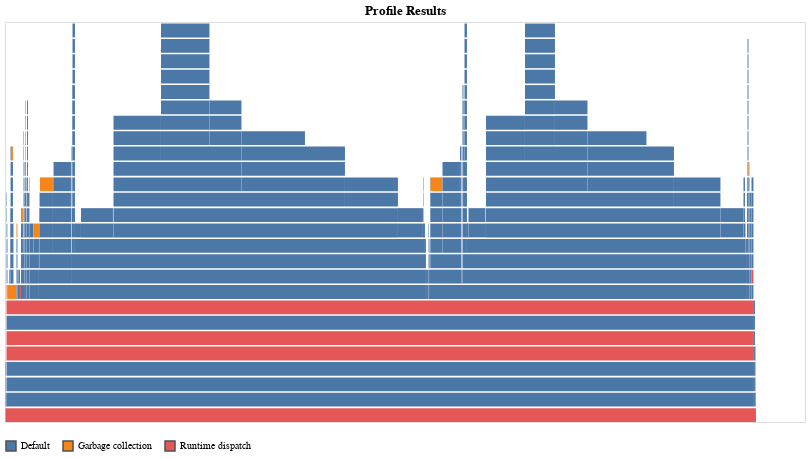

The notebook cell this image was saved under:
### Code cell
@profile main("/home/debr/codejams/julia/work/2017/WF/F.in")
Profile.clear()
@profile main("/home/debr/codejams/julia/work/2017/WF/F.in2")
ProfileVega.view()

### Figure 1 — Vega-Lite specification as saved in the notebook (floating-point values rounded to 4 significant figures; data arrays with more than 128 entries replaced by an {"elided": "..."} marker saying what was removed)
{"data": {"values": {"elided": "388 records"}}, "encoding": {"color": {"field": "status", "legend": {"orient": "bottom", "title": null}, "type": "nominal"}, "fillOpacity": {"condition": [{"selection": "highlight", "value": 0.6}, {"selection": "select", "value": 0.5}], "value": 1}, "strokeWidth": {"condition": [{"selection": "highlight", "value": 0.5}, {"selection": "select", "value": 0.5}], "value": 0}, "tooltip": {"field": "sf", "type": "nominal"}, "x": {"axis": null, "field": "x1", "type": "quantitative"}, "x2": {"field": "x2", "type": "quantitative"}, "y": {"axis": null, "field": "level", "type": "quantitative"}, "y2": {"field": "level2", "type": "quantitative"}}, "height": 400, "mark": {"stroke": "#505050", "type": "rect"}, "selection": {"grid": {"bind": "scales", "type": "interval"}, "highlight": {"empty": "none", "on": "mouseover", "type": "single"}, "select": {"empty": "none", "type": "multi"}}, "title": "Profile Results", "transform": [{"as": "level2", "calculate": "datum.level+0.9"}], "width": 800}
